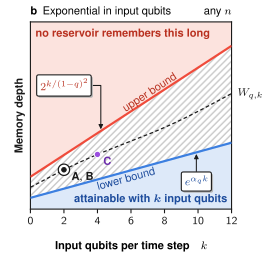

This figure's Python source:
"""Fig. 3, panel b (matplotlib): the memory limit versus the number k of input qubits (schematic).
The limit lies between the two bounds of Theorem 1, two exponentials in k, for every size n. Above the upper bound no
reservoir remembers (red); below the lower bound every memory depth is attainable (blue); the limit W_{q,k} (dashed)
lies in the hatched band. The reservoirs of panel a sit on the limit: A and B (n = 20 and 200, k = 2) at the same
point, C (k = 4) higher. The axes carry no numbers: the curves show the form of the bounds, not their constants.

Geometry (inches): the panel is 2.680 wide (from 11.10 cm to the right edge of the 7.05 in figure) and 2.60 high.
The x axis sits at the height of the time axis of panel a (1.27 cm), and the title and the axis label share their
baselines with panel a; fig3.tex places this PDF at the top right of the figure."""
import sys; sys.path.insert(0, ".")
from figstyle import *
import numpy as np
import matplotlib.patheffects as pe
setup()

W, H = 2.680, 6.604 / 2.54
X0, Y0 = 0.30, 1.27 / 2.54                 # axes origin (in): left margin for the y label, x axis as in panel a
AW, AH = 2.02, H - 0.22 - Y0               # axes size: right margin for W_{q,k}, top margin for the title
fig = figure(W, H)
ax = add_axes(fig, X0, Y0, AW, AH)

kmax = 12.0
k = np.linspace(0, kmax, 400)
c1, c2 = 0.40, 0.95                         # schematic rates of the lower and upper bound (slopes on the log scale)
lo = lambda x: 0.8 * np.exp(c1 * x)
hi = lambda x: 5.0 * np.exp(c2 * x)
Wk = lambda x: 2.0 * np.exp(0.5 * (c1 + c2) * x + 0.20 * np.sin(0.55 * x))
bot, top = 0.30, hi(kmax) * 8
ax.set_yscale("log"); ax.set_xlim(0, kmax); ax.set_ylim(bot, top)

# regions: unreachable (red), attainable (blue), the band of the limit (hatched)
ax.fill_between(k, hi(k), top, color=RED_FILL, lw=0, zorder=0)
ax.fill_between(k, bot, lo(k), color=BLUE_FILL, lw=0, zorder=0)
ax.fill_between(k, lo(k), hi(k), facecolor="none", edgecolor="#C8C8C8", hatch="/////", lw=0, zorder=0)
ax.plot(k, hi(k), color=RED, lw=1.6, zorder=3, solid_capstyle="butt")
ax.plot(k, lo(k), color=BLUE, lw=1.6, zorder=3, solid_capstyle="butt")
ax.plot(k, Wk(k), color=INK, lw=0.9, ls=(0, (3, 2)), zorder=3)


def along(f, x, s, color, side=+1, gap=4.6):
    """Label s set along the curve y = f(x), centred at x, on one side of the curve (side = +1 above, -1 below);
    gap is the distance (pt) from the curve to the centre line of the text."""
    p1, p0, p2 = ax.transData.transform([(x - 0.4, f(x - 0.4)), (x, f(x)), (x + 0.4, f(x + 0.4))])
    a = np.arctan2(p2[1] - p1[1], p2[0] - p1[0])
    d = side * gap * fig.dpi / 72
    q = p0 + d * np.array([-np.sin(a), np.cos(a)])
    xq, yq = ax.transData.inverted().transform(q)
    return label(ax, xq, yq, s, color=color, rotation=np.degrees(a), rotation_mode="anchor", ha="center",
                 va="center_baseline", zorder=5)


along(hi, 7.3, "upper bound", RED_DARK, side=+1)
along(lo, 5.6, "lower bound", BLUE_DARK, side=-1)

# region names, in the corners of the two regions
label(ax, 0.30, top / 1.8, "no reservoir remembers this long", color=RED_DARK, bold=True, ha="left", va="top",
      zorder=5)
label(ax, kmax - 0.25, bot * 1.5, r"attainable with $\bm k$ input qubits", color=BLUE_DARK, bold=True,
      ha="right", va="bottom", zorder=5)


def box(s, xy, xytext, color, conn):
    """Formula in a white box with a drop shadow and an arrow to the curve (style of the legend boxes)."""
    t = ax.annotate(s, xy=xy, xytext=xytext, color=color, fontsize=FS, ha="center", va="center", zorder=7,
                    bbox=dict(boxstyle="round,pad=0.32,rounding_size=0.18", fc="white", ec=INK, lw=0.8),
                    arrowprops=dict(arrowstyle="-|>", color=INK, lw=0.75, shrinkA=0, shrinkB=1.2, mutation_scale=6.5,
                                    connectionstyle=conn))
    t.get_bbox_patch().set_path_effects([pe.SimplePatchShadow(offset=(1.2, -1.2), shadow_rgbFace="#B5B5B5",
                                                              alpha=1.0), pe.Normal()])
    return t


box(r"$2^{k/(1-q)^2}$", (4.2, hi(4.2)), (2.0, 10 ** 4.15), RED_DARK, "angle,angleA=0,angleB=90,rad=0")
box(r"$e^{\alpha_q k}$", (9.9, lo(9.9)), (9.9, 10 ** 0.52), BLUE_DARK, "arc3,rad=0")

# the reservoirs of panel a on the limit: A and B (k = 2) at the same point, C (k = 4) higher
ax.plot(2, Wk(2), "o", ms=8.2, mfc="white", mec=INK, mew=0.9, zorder=8)
ax.plot(2, Wk(2), "o", ms=3.4, mfc=INK, mec=INK, mew=0.6, zorder=9)
ax.plot(4, Wk(4), "o", ms=4.6, mfc=PURPLE, mec="white", mew=0.7, zorder=9)
label(ax, 2.45, Wk(2) / 1.9, r"\textbf{A}, \textbf{B}", ha="left", va="center", zorder=9)
label(ax, 4.35, Wk(4) / 1.9, r"\textbf{C}", color=PURPLE_DARK, ha="left", va="center", zorder=9)
tr = mpl.transforms.blended_transform_factory(ax.transAxes, ax.transData)
label(ax, 1.03, Wk(kmax), r"$W_{q,k}$", transform=tr, ha="left", va="center", clip_on=False)

ax.set_yticks([]); ax.minorticks_off(); ax.grid(False)
ax.set_xticks([0, 2, 4, 6, 8, 10, 12])
ax.set_ylabel(r"\textbf{Memory depth}", labelpad=4)
# x label and title share their baselines with panel a (0.25 cm above the bottom, 10.4 bp below the top)
fig.text((X0 + AW / 2) / W, (0.25 / 2.54) / H, r"\textbf{Input qubits per time step}\quad $k$", fontsize=FS,
         ha="center", va="baseline")
fig.text(X0 / W, (H - 10.4 / 72) / H, r"\textbf{b}\enspace Exponential in input qubits", fontsize=FS, ha="left",
         va="baseline")
fig.text((X0 + AW) / W, (H - 10.4 / 72) / H, r"any $n$", fontsize=FS, ha="right", va="baseline")
save(fig, "fig3b.pdf")
print("panel b done")
